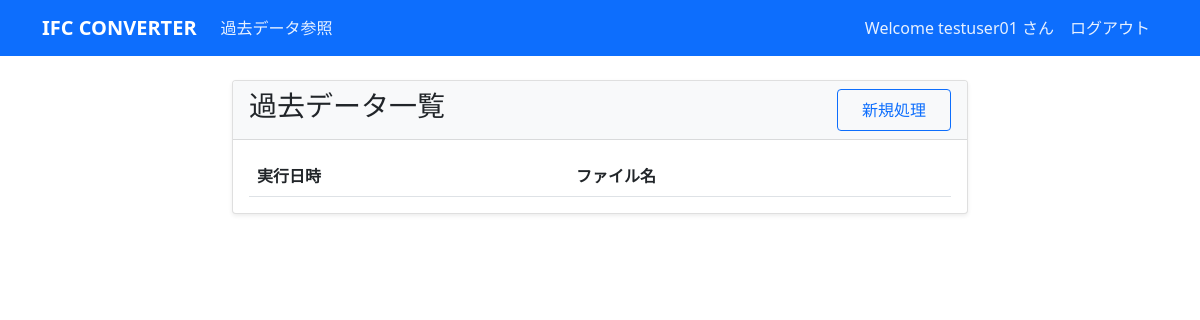
The app's page /results (signed in), older data.
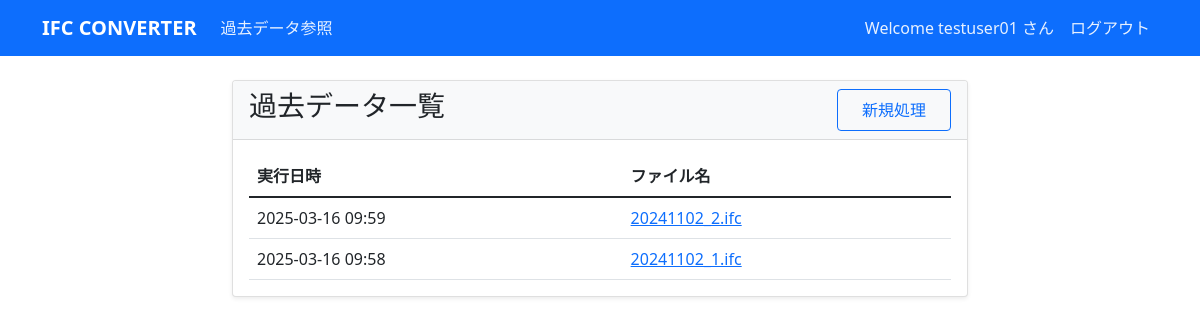
The same page, newer data.
### models.py (models this page shows, shortened)
class User(UserMixin, db.Model):
    id = db.Column(db.Integer, primary_key=True)
    username = db.Column(db.String(64), unique=True, nullable=False)
    email = db.Column(db.String(120), unique=True, nullable=False)
    password_hash = db.Column(db.String(256))

class ProcessResult(db.Model):
    id = db.Column(db.Integer, primary_key=True)
    ifc_file_id = db.Column(db.Integer, db.ForeignKey('ifc_file.id'), nullable=False)
    user_id = db.Column(db.Integer, db.ForeignKey('user.id'), nullable=False)
    processing_date = db.Column(db.DateTime, nullable=False, default=datetime.utcnow)
    material_data = db.Column(db.Text, nullable=False)  # JSON形式で材料データを保存

class IFCFile(db.Model):
    id = db.Column(db.Integer, primary_key=True)
    filename = db.Column(db.String(255), nullable=False)
    user_id = db.Column(db.Integer, db.ForeignKey('user.id'), nullable=False)
    upload_date = db.Column(db.DateTime, nullable=False)
    processed = db.Column(db.Boolean, default=False)
    results = db.relationship('ProcessResult', backref='ifc_file', lazy=True)

### routes.py (the view)
@main_bp.route('/results')
@login_required
def view_results():
    results = ProcessResult.query.filter_by(
        user_id=current_user.id
    ).order_by(ProcessResult.processing_date.desc()).all()
    return render_template('results.html', results=results)

### app.py (called while the page is built)
@login_manager.user_loader
def load_user(user_id):
    from models import User
    return User.query.get(int(user_id))

### templates/results.html
{% extends "base.html" %}
{% block content %}
<div class="row justify-content-center">
    <div class="col-md-8">
        <div class="card">
            <div class="card-header d-flex justify-content-between align-items-center">
                <h3>過去データ一覧</h3>
                <a href="{{ url_for('main.index') }}" class="btn btn-outline-primary">新規処理</a>
            </div>
            <div class="card-body">
                <div class="table-responsive">
                    <table class="table table-hover">
                        <thead>
                            <tr>
                                <th>実行日時</th>
                                <th>ファイル名</th>
                            </tr>
                        </thead>
                        <tbody>
                            {% for result in results %}
                            <tr>
                                <td>{{ result.processing_date.strftime('%Y-%m-%d %H:%M') }}</td>
                                <td>
                                    <a href="{{ url_for('main.view_result', result_id=result.id) }}">
                                        {{ result.ifc_file.filename }}
                                    </a>
                                </td>
                            </tr>
                            {% endfor %}
                        </tbody>
                    </table>
                </div>
            </div>
        </div>
    </div>
</div>
{% endblock %}

### templates/base.html (shortened to what this page needs)
<!DOCTYPE html>
<html lang="ja">
<head>
    <link href="https://cdn.jsdelivr.net/npm/bootstrap@5.1.3/dist/css/bootstrap.min.css" rel="stylesheet">
    <link href="{{ url_for('static', filename='css/custom.css') }}" rel="stylesheet">
</head>
<body>
    <nav class="navbar navbar-expand-lg navbar-dark bg-primary">
        <div class="container">
            <a class="navbar-brand fw-bold" href="{{ url_for('main.index') }}">IFC CONVERTER</a>
            <div class="collapse navbar-collapse" id="navbarNav">
                <ul class="navbar-nav">
                    {% if current_user.is_authenticated %}
                    <li class="nav-item">
                        <a class="nav-link" href="{{ url_for('main.view_results') }}">過去データ参照</a>
                    </li>
                    {% endif %}
                </ul>
                <ul class="navbar-nav ms-auto">
                    {% if current_user.is_authenticated %}
                    <li class="nav-item">
                        <span class="nav-link text-light">Welcome {{ current_user.username }} さん</span>
                    </li>
                    <li class="nav-item">
                        <a class="nav-link" href="{{ url_for('auth.logout') }}">ログアウト</a>
                    </li>
                    {% endif %}
                </ul>
            </div>
        </div>
    </nav>
    <div class="container mt-4">
        {% block content %}{% endblock %}
    </div>
</body>
</html>

### static/css/custom.css (style rules this page uses)
body { background-color: #ffffff; }
.card { margin-bottom: 2rem; border: 1px solid rgba(0, 0, 0, 0.125); box-shadow: 0 0.125rem 0.25rem rgba(0, 0, 0, 0.075); }
.card-header { background-color: #f8f9fa; border-bottom: 1px solid rgba(0, 0, 0, 0.125); }
.table { margin-bottom: 0; }
.btn { padding: 0.5rem 1.5rem; }
.table-responsive { max-height: 500px; overflow-y: auto; }
.nav-link { color: rgba(255, 255, 255, 0.9) !important; }

Row changes from the older to the newer data that the page shows:
added ProcessResult: processing_date "2025-03-16 09:59", ifc_file.filename "20241102_2.ifc"
added ProcessResult: processing_date "2025-03-16 09:58", ifc_file.filename "20241102_1.ifc"
